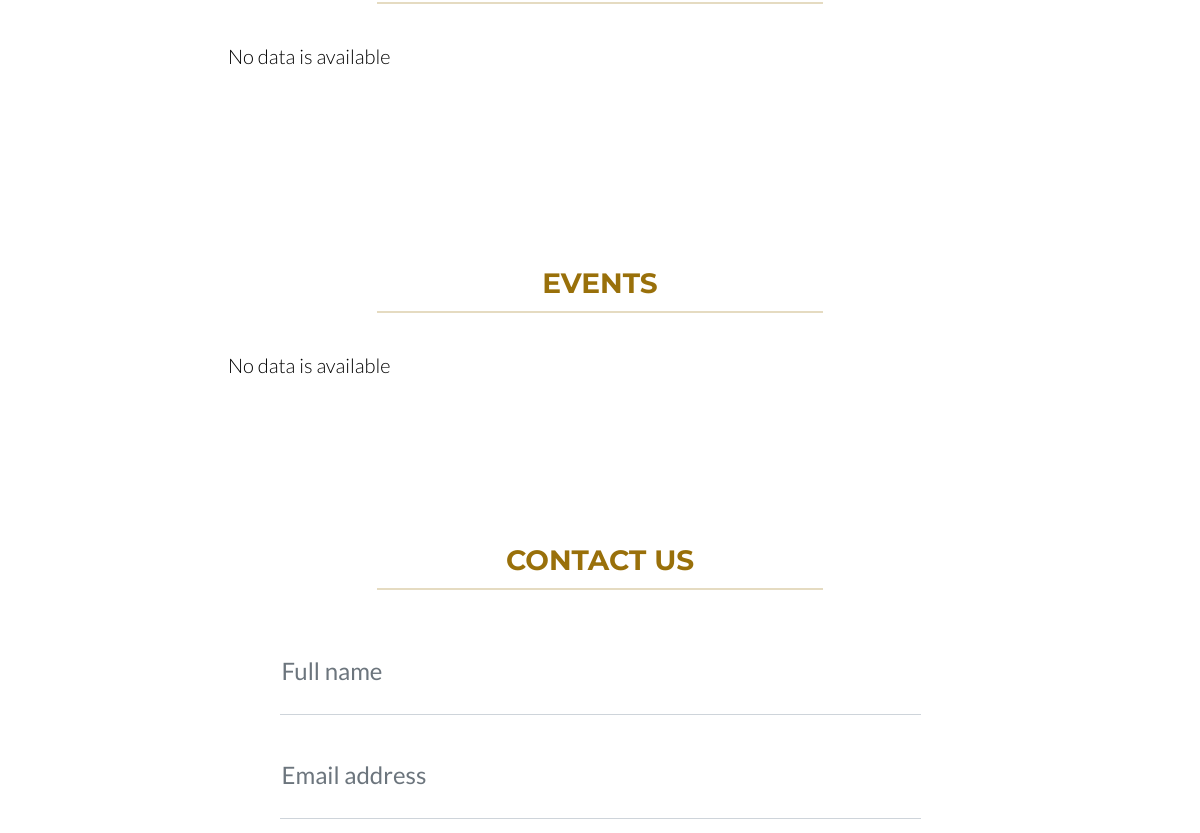
Page /english (middle part) on the earlier database version.
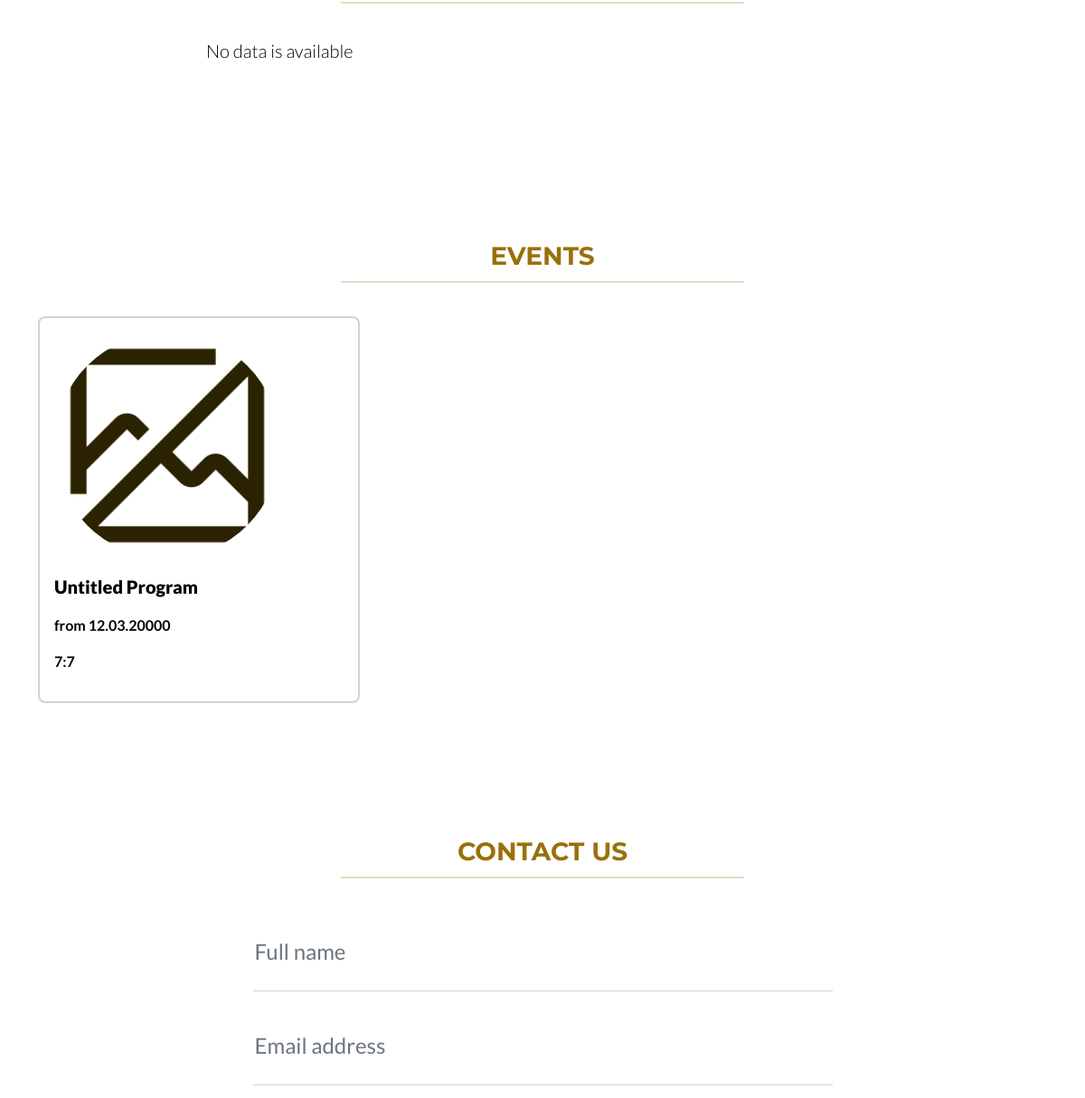
Same page on the later database version.
### app/models.py (models this page shows, shortened)
class ProgramEnglish(models.Model):
    img = models.ImageField(upload_to="programs/", blank=True, null=True)
    title = models.CharField(max_length=80, default="Untitled Program", blank=False)
    when_starts = models.CharField(max_length=80, blank=True)
    when_at = models.CharField(max_length=80, default='time_zone', blank=False)
    description = models.TextField(max_length=2000, blank=True)
    class Meta:
        verbose_name="Program English"

### app/views.py (the view, shortened to what this page needs)
# urls.py: path('english', views.english, name="english"),
@csrf_exempt
def english(request):
    aktuellesEnglish = AktuelleEnglish.objects.all()
    programsEnglish = ProgramEnglish.objects.all()
    context = {
        "aktuellesEnglish":aktuellesEnglish,
        "programsEnglish":programsEnglish,
    }
    return render(request, 'english.html', context)

### templates/english.html (shortened to what this page needs)
<!DOCTYPE html>
{% load static %}
<html lang="en">
    <head>
        <link rel="stylesheet" tayp='text/css' href= "{% static 'css/style.css' %}" />
    </head>
    <body id="page-top">
        <section class="page-section text-white mb-0" id="news">
            <div class="container">
                <hr class="hr-titles">
                {% for aktuelle in aktuellesEnglish %}
                <div class="raw">
                    <div style="word-wrap:break-word">
                        {% if aktuelle.img%}
                        <img src="{{aktuelle.img.url}}" alt="Event Image" class="img-fluid mb-3 rounded-circle"
                            style="width: 250px; height: 250px; object-fit: cover;">
                        {% else %}
                        <img src="/static/assets/noimage.png" alt="Event Image" class="img-fluid mb-3 rounded-circle"
                            style="width: 250px; height: 250px; object-fit: cover;">
                        {% endif %}
                        <div class="col-lg-6 ms-6">
                            <p class="lead">{{aktuelle.date|date:"j F Y"}}</p>
                        </div>
                        <div class="col-lg-6 me-6">
                            <p class="lead">{{aktuelle.text}}</p>
                        </div>
                        <hr>
                    </div>
                </div>
                {% empty%}
                <div class="col-lg-10 ms-auto"><p class="lead">No data is available</p></div>
                {% endfor %}
            </div>
        </section><br><br>
         <section class="page-section text-white mb-0" id="events">
            <div class="container">
                <h2 class="page-section-heading text-center text-uppercase text-white">Events</h2>
                <hr class="hr-titles">
                <div class="program-scroll-container">
                    {% for program in programsEnglish %}
                    <div class="program-card text-white">
                        <div class="card h-100 text-white">
                            <div class="card-body">
                                {% if program.img%}
                                <img src="{{program.img.url}}" alt="Event Image" class="img-fluid mb-3 rounded-circle" style="width: 250px; height: 250px; object-fit: cover;">
                                {% else %}
                                <img src="/static/assets/noimage.png" alt="Event Image" class="img-fluid mb-3 rounded-circle" style="width: 250px; height: 250px; object-fit: cover;">
                                {% endif %}
                                <p class="lead" style="font-weight: 900;"><strong>{{ program.title }}</strong></p>
                                <p style="font-weight: 600;">from {{program.when_starts}}</p>
                                <p style="font-weight: 600;">{{program.when_at}}</p>
                            </div>
                        </div>
                    </div>
                    {% empty%}
                    <div class="col-lg-10 col-md-12 col-sm-12 col-12 ms-auto"><p class="lead">No data is available</p></div>
                    {% endfor %}
                </div>
            </div>
        </section>
        <section class="page-section" id="contact">
            <div class="container">
                <h2 class="page-section-heading text-center text-uppercase text-white">Contact Us</h2>
                <hr class="hr-titles">
                <div class="row justify-content-center">
                    <div class="col-lg-8 col-xl-7">
                        <form id="contactForm"  method="POST">
                            <div class="form-floating mb-3">
                                <input class="form-control" id="name" name="name" type="text" placeholder="Enter your name..." data-sb-validations="required" required />
                                <label for="name">Full name</label>
                            </div>
                            <div class="form-floating mb-3">
                                <input class="form-control" id="email" name="email" type="email" placeholder="name@example.com" data-sb-validations="required,email" required />
                                <label for="email">Email address</label>
                            </div>
                            <br>
                        </form>
                    </div>
                </div>
            </div>
        </section>
    </body>
</html>

Differences in the rows shown:
added ProgramEnglish: title "Untitled Program", when_starts "12.03.20000", when_at "7:7"
Other differences:
text no longer shown: "No data is available"
